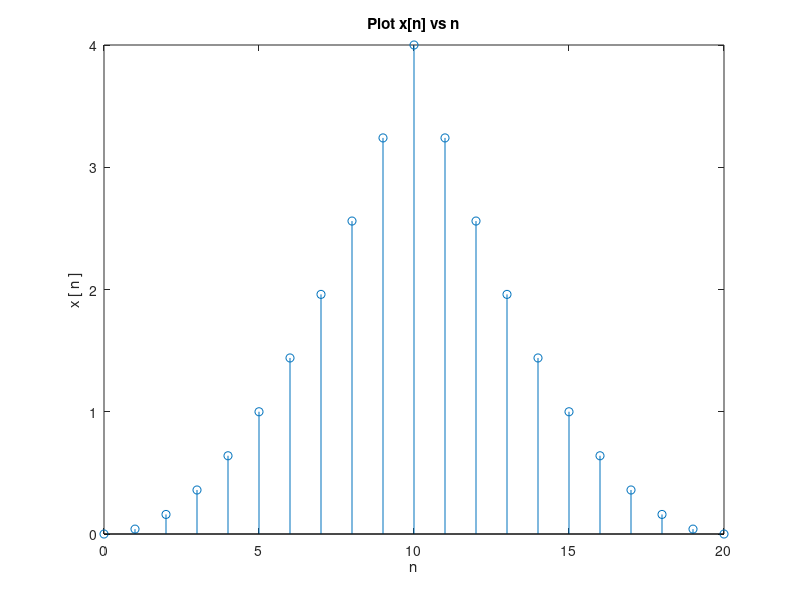
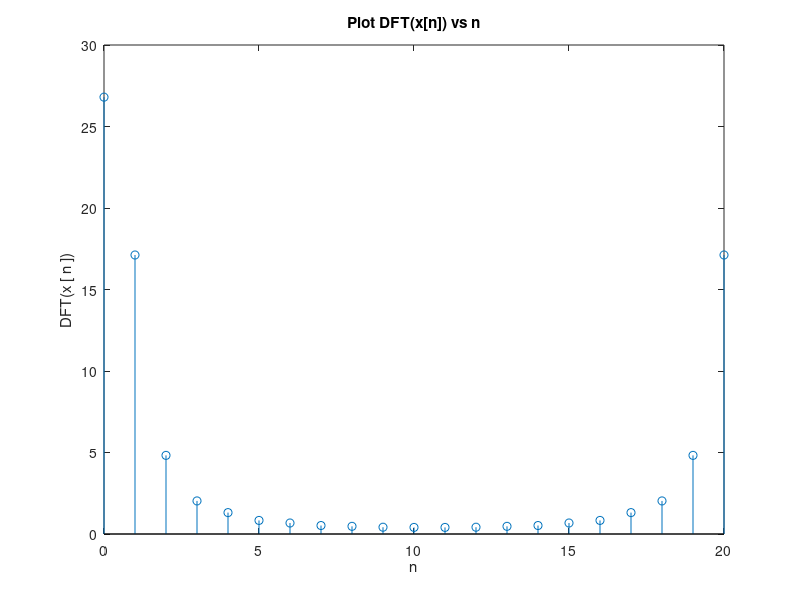
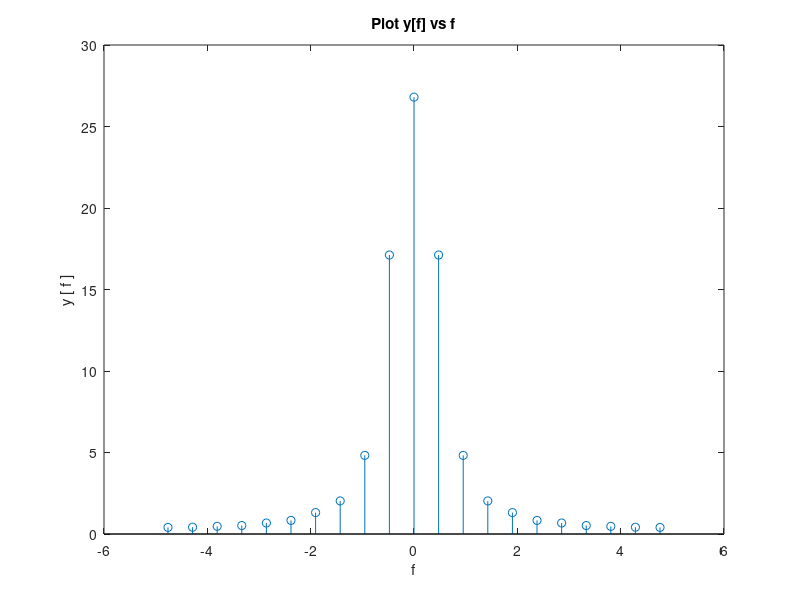

These figures' MATLAB source, in order:
% follow page 17's example

delta_t = 0.1;
T = 2;
fs = 1/delta_t;
N = T/delta_t + 1;
N1 = (N-1)/2;

n_f = 0 : delta_t : T/2;
y_f = (2 .* n_f).^2;

n_b = T/2+delta_t : delta_t : T;
y_b = (4 - 2 .* n_b).^2;

n = 0:1:(N-1);
x = [y_f y_b];

figure;
stem(n, x);
title('Plot x[n] vs n');
ylabel('x [ n ]');
xlabel('n');

DFT_x = abs(fft(x));
figure;
stem(n, DFT_x);
title('Plot DFT(x[n]) vs n');
ylabel('DFT(x [ n ])');
xlabel('n');

y = fftshift(DFT_x);
n = -N1:1:N1;
f = fs/N .* (n);
figure;
stem(f, y);
title('Plot y[f] vs f');
ylabel('y [ f ]');
xlabel('f');



